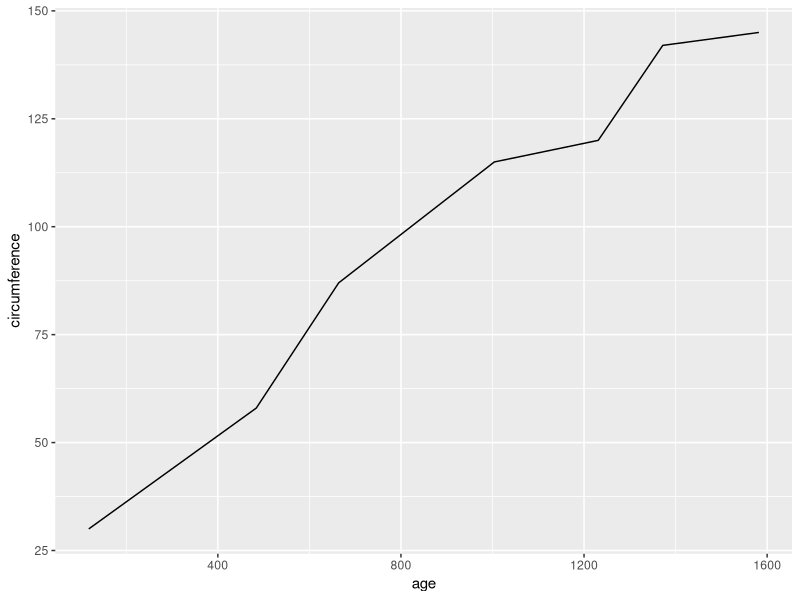
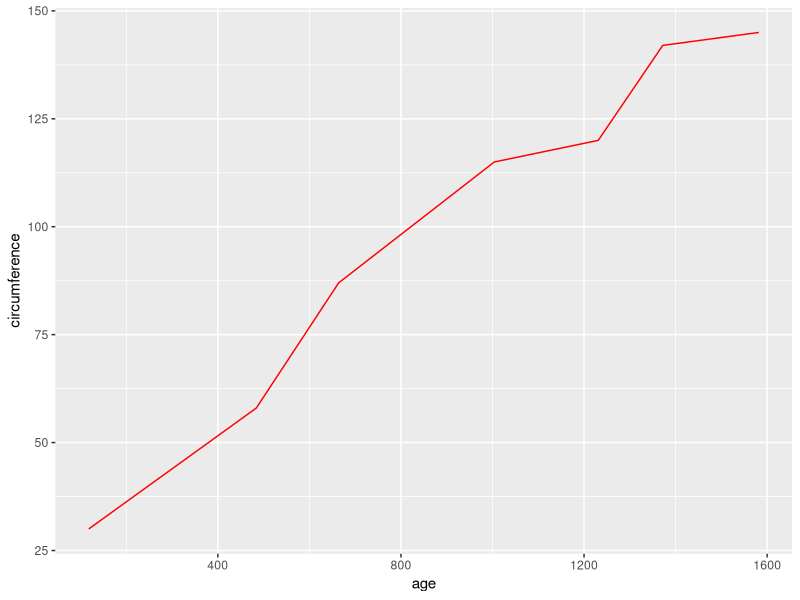
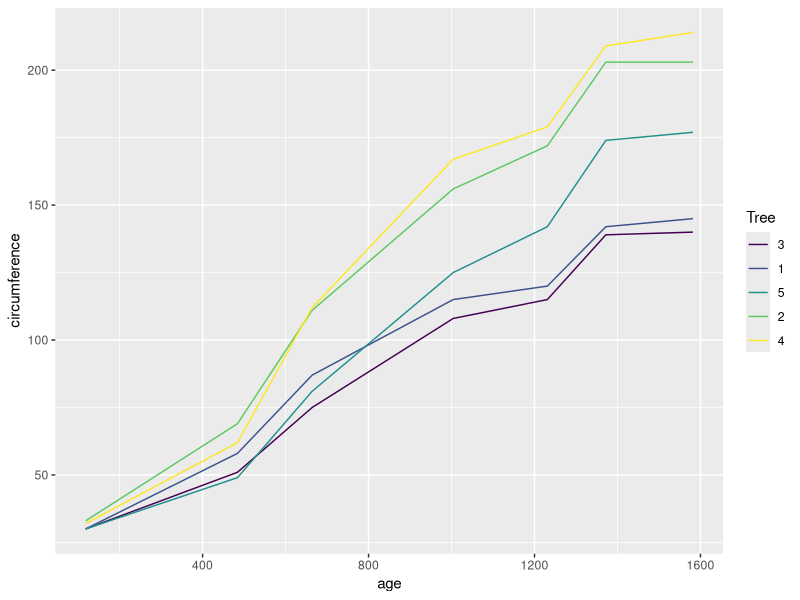
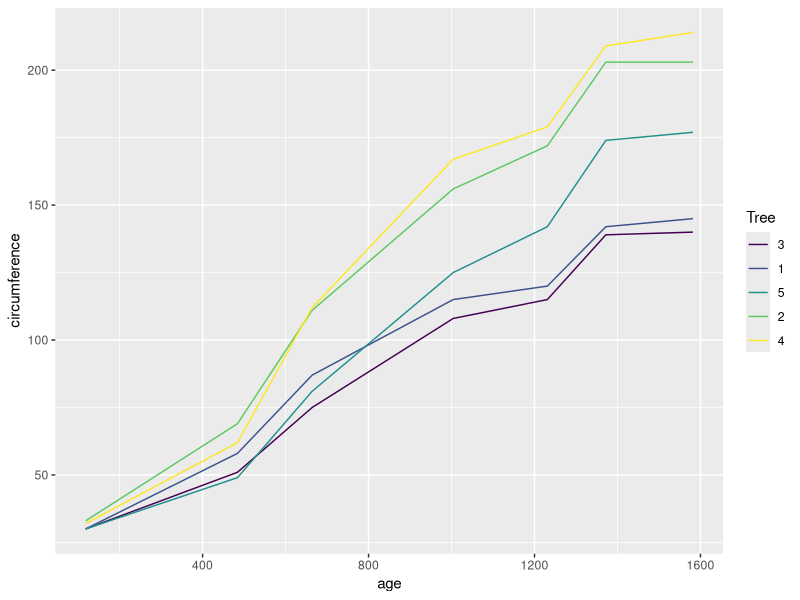
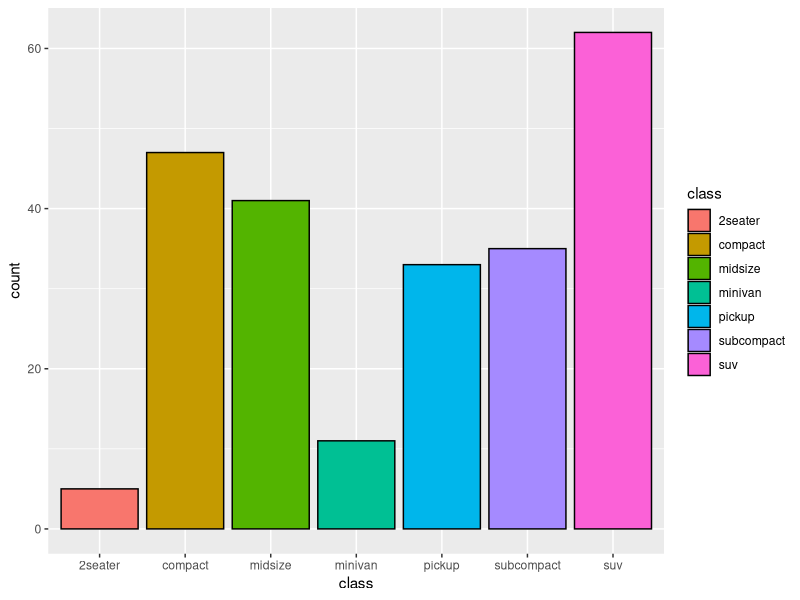
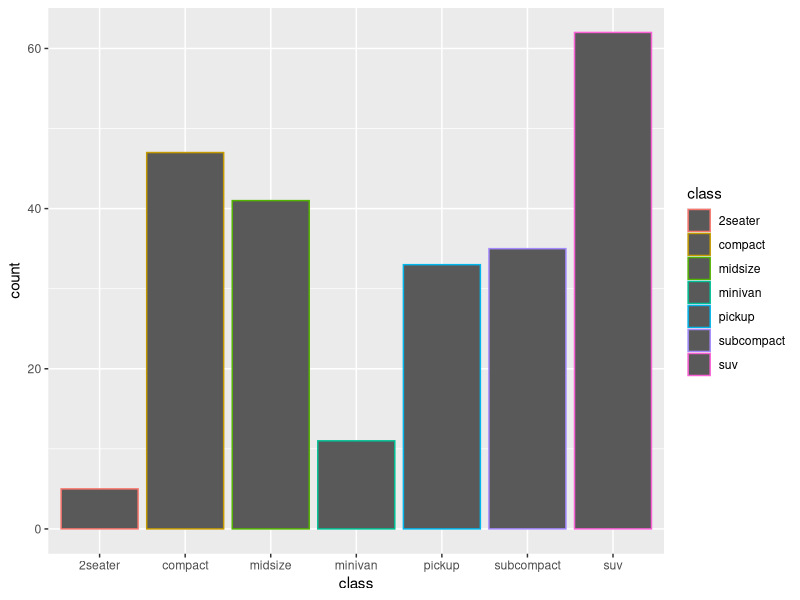
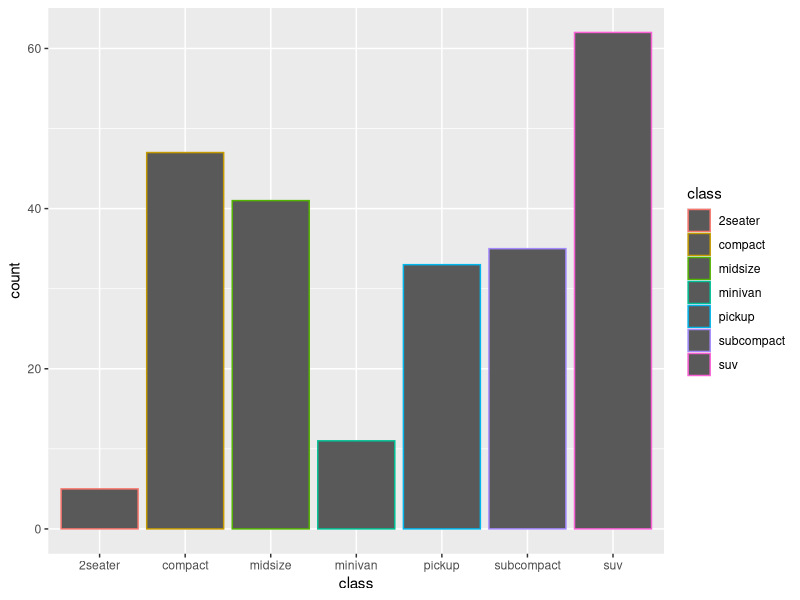
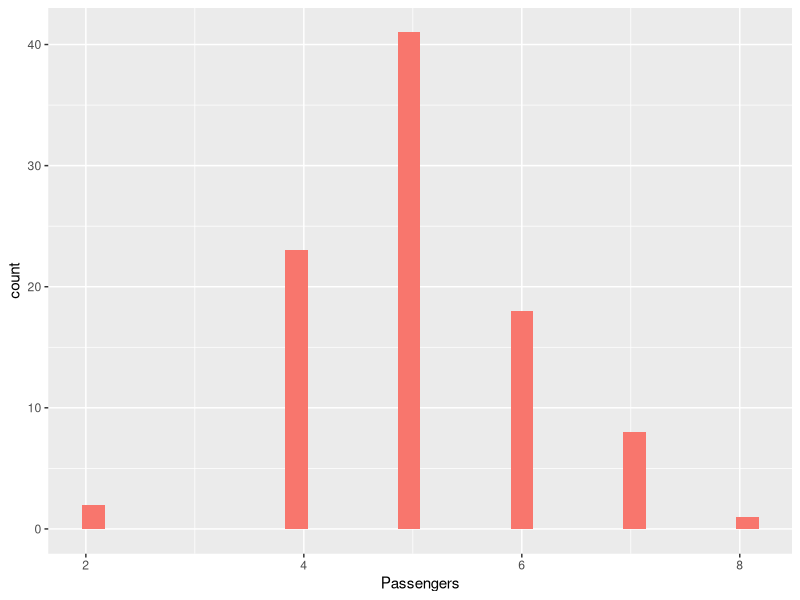

Reproduce these figures in R, in order.
# 데이터시각화를위한패키지-ggplot2 ####
install.packages("ggplot2")
library(ggplot2)
library(dplyr)
# 패키지설치확인
if(!require(ggplot2)) install.packages("ggplot2")


# 선 그래프 ####
if(!require(dplyr)) install.packages("dplyr"); library(dplyr)
if(!require(ggplot2)) install.packages("ggplot2"); library(ggplot2)
str(Orange)
Orange %>% filter(Tree==1) %>% ggplot(aes(age, circumference))+geom_line()
Orange %>% filter(Tree==1) %>% ggplot(aes(age, circumference))+geom_line(color = 'red')


ggplot(Orange, aes(age, circumference, color = Tree)) + geom_line()
ggplot(Orange, aes(age, circumference)) + geom_line(aes(color = Tree))


# 막대 그래프 ####
mpg <-as.data.frame(ggplot2::mpg)
#::를 이용하면 특정패키지에 들어있는 함수나 데이터 지정가능

# y축을 해당변수의 값 그대로 사용하여 그래프를 출력함
class_counts <- as.data.frame(table(mpg$class))
colnames(class_counts) <- c("class", "count")
ggplot(data=class_counts, aes(x=class, y=count, fill=class)) +geom_bar(stat="identity", color="black")


# 막대그래프의 class변수 수에 따라 막대 테두리색이 여러개로 지정
ggplot(data=mpg, aes(x=class, color=class)) + geom_bar() 
ggplot(data=mpg) + geom_bar(aes(x=class, color=class))


# 히스토그램 ####
if(!require(MASS)) install.packages("MASS"); library(MASS)

data("Cars93")  
ggplot( Cars93, aes(x=Passengers)) +  geom_histogram(fill="#F8766D")   
#ggsave("histogram_col.jpg", dpi = 300) 

# 박스그래프 ####
p <- ggplot(ToothGrowth, aes(x=dose, y=len)) + geom_boxplot()
p
#  notch = True 인자를 통해서, box plot 모양 변경
ggplot(ToothGrowth, aes(x=dose, y=len)) + geom_boxplot(notch=TRUE)
